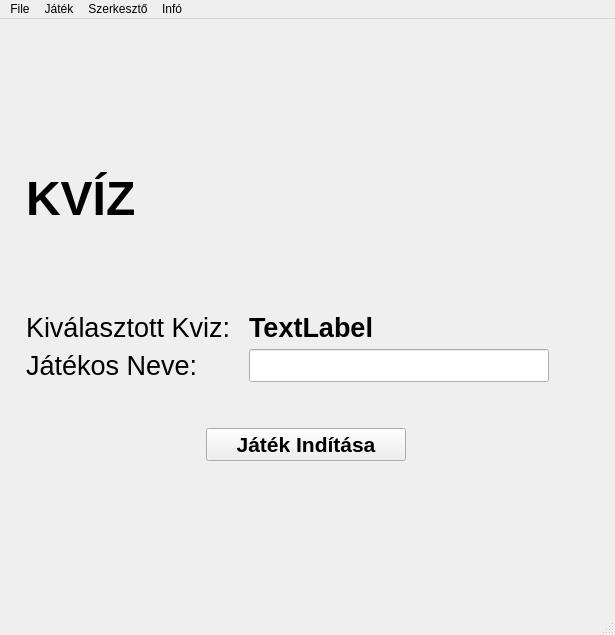
<?xml version="1.0" encoding="UTF-8"?>
<ui version="4.0">
 <class>MainWindow</class>
 <widget class="QMainWindow" name="MainWindow">
  <property name="geometry">
   <rect>
    <x>0</x>
    <y>0</y>
    <width>615</width>
    <height>635</height>
   </rect>
  </property>
  <property name="windowTitle">
   <string>PPKE-ITK Kvízprogram (Felföldi Anna)</string>
  </property>
  <widget class="QWidget" name="centralwidget">
   <layout class="QVBoxLayout" name="verticalLayout_3">
    <item>
     <widget class="QStackedWidget" name="stackedWidget">
      <property name="font">
       <font>
        <family>MS Shell Dlg 2</family>
       </font>
      </property>
      <property name="currentIndex">
       <number>0</number>
      </property>
      <widget class="QWidget" name="homeScreen">
       <layout class="QGridLayout" name="gridLayout">
        <item row="0" column="0">
         <layout class="QHBoxLayout" name="horizontalLayout_4">
          <item>
           <spacer name="horizontalSpacer_5">
            <property name="orientation">
             <enum>Qt::Horizontal</enum>
            </property>
            <property name="sizeHint" stdset="0">
             <size>
              <width>13</width>
              <height>20</height>
             </size>
            </property>
           </spacer>
          </item>
          <item>
           <layout class="QVBoxLayout" name="verticalLayout_2">
            <item>
             <spacer name="verticalSpacer_4">
              <property name="orientation">
               <enum>Qt::Vertical</enum>
              </property>
              <property name="sizeHint" stdset="0">
               <size>
                <width>20</width>
                <height>40</height>
               </size>
              </property>
             </spacer>
            </item>
            <item>
             <layout class="QVBoxLayout" name="verticalLayout">
              <item>
               <widget class="QLabel" name="gameLabel">
                <property name="font">
                 <font>
                  <family>MS Shell Dlg 2</family>
                  <pointsize>36</pointsize>
                  <weight>75</weight>
                  <bold>true</bold>
                 </font>
                </property>
                <property name="text">
                 <string>KVÍZ</string>
                </property>
               </widget>
              </item>
              <item>
               <spacer name="verticalSpacer">
                <property name="orientation">
                 <enum>Qt::Vertical</enum>
                </property>
                <property name="sizeType">
                 <enum>QSizePolicy::Preferred</enum>
                </property>
                <property name="sizeHint" stdset="0">
                 <size>
                  <width>20</width>
                  <height>80</height>
                 </size>
                </property>
               </spacer>
              </item>
              <item>
               <layout class="QHBoxLayout" name="horizontalLayout">
                <item>
                 <widget class="QLabel" name="selectedQuizLabel">
                  <property name="sizePolicy">
                   <sizepolicy hsizetype="Fixed" vsizetype="Fixed">
                    <horstretch>0</horstretch>
                    <verstretch>0</verstretch>
                   </sizepolicy>
                  </property>
                  <property name="font">
                   <font>
                    <family>MS Shell Dlg 2</family>
                    <pointsize>20</pointsize>
                   </font>
                  </property>
                  <property name="text">
                   <string>Kiválasztott Kviz:</string>
                  </property>
                 </widget>
                </item>
                <item>
                 <spacer name="horizontalSpacer">
                  <property name="orientation">
                   <enum>Qt::Horizontal</enum>
                  </property>
                  <property name="sizeType">
                   <enum>QSizePolicy::Fixed</enum>
                  </property>
                  <property name="sizeHint" stdset="0">
                   <size>
                    <width>13</width>
                    <height>20</height>
                   </size>
                  </property>
                 </spacer>
                </item>
                <item>
                 <widget class="QLabel" name="selectedQuiz">
                  <property name="font">
                   <font>
                    <family>MS Shell Dlg 2</family>
                    <pointsize>20</pointsize>
                    <weight>75</weight>
                    <bold>true</bold>
                   </font>
                  </property>
                  <property name="text">
                   <string>TextLabel</string>
                  </property>
                 </widget>
                </item>
               </layout>
              </item>
              <item>
               <layout class="QHBoxLayout" name="horizontalLayout_2">
                <item>
                 <widget class="QLabel" name="playerNameLabel">
                  <property name="font">
                   <font>
                    <family>MS Shell Dlg 2</family>
                    <pointsize>20</pointsize>
                   </font>
                  </property>
                  <property name="text">
                   <string>Játékos Neve:</string>
                  </property>
                 </widget>
                </item>
                <item>
                 <spacer name="horizontalSpacer_2">
                  <property name="orientation">
                   <enum>Qt::Horizontal</enum>
                  </property>
                  <property name="sizeType">
                   <enum>QSizePolicy::Fixed</enum>
                  </property>
                  <property name="sizeHint" stdset="0">
                   <size>
                    <width>45</width>
                    <height>20</height>
                   </size>
                  </property>
                 </spacer>
                </item>
                <item>
                 <widget class="QLineEdit" name="playerName">
                  <property name="minimumSize">
                   <size>
                    <width>300</width>
                    <height>30</height>
                   </size>
                  </property>
                  <property name="font">
                   <font>
                    <pointsize>16</pointsize>
                   </font>
                  </property>
                 </widget>
                </item>
                <item>
                 <spacer name="horizontalSpacer_4">
                  <property name="orientation">
                   <enum>Qt::Horizontal</enum>
                  </property>
                  <property name="sizeHint" stdset="0">
                   <size>
                    <width>40</width>
                    <height>20</height>
                   </size>
                  </property>
                 </spacer>
                </item>
               </layout>
              </item>
              <item>
               <spacer name="verticalSpacer_2">
                <property name="orientation">
                 <enum>Qt::Vertical</enum>
                </property>
                <property name="sizeType">
                 <enum>QSizePolicy::Fixed</enum>
                </property>
                <property name="sizeHint" stdset="0">
                 <size>
                  <width>20</width>
                  <height>40</height>
                 </size>
                </property>
               </spacer>
              </item>
              <item>
               <layout class="QHBoxLayout" name="horizontalLayout_3">
                <item>
                 <spacer name="horizontalSpacer_3">
                  <property name="orientation">
                   <enum>Qt::Horizontal</enum>
                  </property>
                  <property name="sizeHint" stdset="0">
                   <size>
                    <width>40</width>
                    <height>20</height>
                   </size>
                  </property>
                 </spacer>
                </item>
                <item>
                 <widget class="QPushButton" name="startGame">
                  <property name="minimumSize">
                   <size>
                    <width>200</width>
                    <height>30</height>
                   </size>
                  </property>
                  <property name="font">
                   <font>
                    <family>MS Shell Dlg 2</family>
                    <pointsize>16</pointsize>
                    <weight>75</weight>
                    <bold>true</bold>
                   </font>
                  </property>
                  <property name="text">
                   <string>Játék Indítása</string>
                  </property>
                 </widget>
                </item>
                <item>
                 <spacer name="horizontalSpacer_7">
                  <property name="orientation">
                   <enum>Qt::Horizontal</enum>
                  </property>
                  <property name="sizeHint" stdset="0">
                   <size>
                    <width>40</width>
                    <height>20</height>
                   </size>
                  </property>
                 </spacer>
                </item>
               </layout>
              </item>
             </layout>
            </item>
            <item>
             <spacer name="verticalSpacer_3">
              <property name="orientation">
               <enum>Qt::Vertical</enum>
              </property>
              <property name="sizeHint" stdset="0">
               <size>
                <width>20</width>
                <height>40</height>
               </size>
              </property>
             </spacer>
            </item>
           </layout>
          </item>
          <item>
           <spacer name="horizontalSpacer_6">
            <property name="orientation">
             <enum>Qt::Horizontal</enum>
            </property>
            <property name="sizeHint" stdset="0">
             <size>
              <width>17</width>
              <height>20</height>
             </size>
            </property>
           </spacer>
          </item>
         </layout>
        </item>
       </layout>
      </widget>
      <widget class="QWidget" name="questionEdit">
       <layout class="QGridLayout" name="gridLayout_2">
        <item row="0" column="0">
         <layout class="QVBoxLayout" name="verticalLayout_6">
          <item>
           <layout class="QHBoxLayout" name="horizontalLayout_5">
            <item>
             <widget class="QLabel" name="titleLabel">
              <property name="font">
               <font>
                <family>MS Shell Dlg 2</family>
                <pointsize>20</pointsize>
               </font>
              </property>
              <property name="text">
               <string>Kérdéssor:</string>
              </property>
             </widget>
            </item>
            <item>
             <spacer name="horizontalSpacer_8">
              <property name="orientation">
               <enum>Qt::Horizontal</enum>
              </property>
              <property name="sizeType">
               <enum>QSizePolicy::Fixed</enum>
              </property>
              <property name="sizeHint" stdset="0">
               <size>
                <width>13</width>
                <height>20</height>
               </size>
              </property>
             </spacer>
            </item>
            <item>
             <widget class="QLineEdit" name="questionEditorTitle">
              <property name="minimumSize">
               <size>
                <width>0</width>
                <height>30</height>
               </size>
              </property>
              <property name="font">
               <font>
                <pointsize>16</pointsize>
               </font>
              </property>
             </widget>
            </item>
           </layout>
          </item>
          <item>
           <spacer name="verticalSpacer_5">
            <property name="orientation">
             <enum>Qt::Vertical</enum>
            </property>
            <property name="sizeType">
             <enum>QSizePolicy::Fixed</enum>
            </property>
            <property name="sizeHint" stdset="0">
             <size>
              <width>20</width>
              <height>5</height>
             </size>
            </property>
           </spacer>
          </item>
          <item>
           <widget class="QListWidget" name="questionList">
            <property name="minimumSize">
             <size>
              <width>0</width>
              <height>350</height>
             </size>
            </property>
            <property name="font">
             <font>
              <family>MS Shell Dlg 2</family>
              <pointsize>16</pointsize>
             </font>
            </property>
           </widget>
          </item>
          <item>
           <spacer name="verticalSpacer_6">
            <property name="orientation">
             <enum>Qt::Vertical</enum>
            </property>
            <property name="sizeType">
             <enum>QSizePolicy::Fixed</enum>
            </property>
            <property name="sizeHint" stdset="0">
             <size>
              <width>20</width>
              <height>5</height>
             </size>
            </property>
           </spacer>
          </item>
          <item>
           <layout class="QHBoxLayout" name="horizontalLayout_8">
            <item>
             <layout class="QVBoxLayout" name="verticalLayout_7">
              <item>
               <layout class="QHBoxLayout" name="horizontalLayout_6">
                <item>
                 <widget class="QPushButton" name="editQuestion">
                  <property name="minimumSize">
                   <size>
                    <width>120</width>
                    <height>25</height>
                   </size>
                  </property>
                  <property name="font">
                   <font>
                    <family>MS Shell Dlg 2</family>
                    <weight>75</weight>
                    <bold>true</bold>
                   </font>
                  </property>
                  <property name="text">
                   <string>Kérdés Szerkesztése</string>
                  </property>
                 </widget>
                </item>
                <item>
                 <widget class="QPushButton" name="deleteQuestion">
                  <property name="minimumSize">
                   <size>
                    <width>120</width>
                    <height>25</height>
                   </size>
                  </property>
                  <property name="font">
                   <font>
                    <family>MS Shell Dlg 2</family>
                    <weight>75</weight>
                    <bold>true</bold>
                   </font>
                  </property>
                  <property name="text">
                   <string>Kérdés Törlése</string>
                  </property>
                 </widget>
                </item>
                <item>
                 <widget class="QPushButton" name="addQuestion">
                  <property name="minimumSize">
                   <size>
                    <width>120</width>
                    <height>25</height>
                   </size>
                  </property>
                  <property name="font">
                   <font>
                    <family>MS Shell Dlg 2</family>
                    <weight>75</weight>
                    <bold>true</bold>
                   </font>
                  </property>
                  <property name="text">
                   <string>Új Kérdés</string>
                  </property>
                 </widget>
                </item>
               </layout>
              </item>
              <item>
               <layout class="QHBoxLayout" name="horizontalLayout_7">
                <item>
                 <spacer name="horizontalSpacer_9">
                  <property name="orientation">
                   <enum>Qt::Horizontal</enum>
                  </property>
                  <property name="sizeHint" stdset="0">
                   <size>
                    <width>40</width>
                    <height>20</height>
                   </size>
                  </property>
                 </spacer>
                </item>
                <item>
                 <spacer name="horizontalSpacer_10">
                  <property name="orientation">
                   <enum>Qt::Horizontal</enum>
                  </property>
                  <property name="sizeHint" stdset="0">
                   <size>
                    <width>40</width>
                    <height>20</height>
                   </size>
                  </property>
                 </spacer>
                </item>
               </layout>
              </item>
             </layout>
            </item>
            <item>
             <spacer name="horizontalSpacer_11">
              <property name="orientation">
               <enum>Qt::Horizontal</enum>
              </property>
              <property name="sizeHint" stdset="0">
               <size>
                <width>20</width>
                <height>20</height>
               </size>
              </property>
             </spacer>
            </item>
            <item>
             <layout class="QVBoxLayout" name="verticalLayout_8">
              <item>
               <widget class="QPushButton" name="saveQuestion">
                <property name="minimumSize">
                 <size>
                  <width>120</width>
                  <height>25</height>
                 </size>
                </property>
                <property name="font">
                 <font>
                  <family>MS Shell Dlg 2</family>
                  <weight>75</weight>
                  <bold>true</bold>
                 </font>
                </property>
                <property name="text">
                 <string>Mentés</string>
                </property>
               </widget>
              </item>
              <item>
               <widget class="QPushButton" name="cancelButton">
                <property name="minimumSize">
                 <size>
                  <width>120</width>
                  <height>25</height>
                 </size>
                </property>
                <property name="font">
                 <font>
                  <weight>75</weight>
                  <bold>true</bold>
                 </font>
                </property>
                <property name="text">
                 <string>Mégse</string>
                </property>
               </widget>
              </item>
             </layout>
            </item>
           </layout>
          </item>
         </layout>
        </item>
       </layout>
      </widget>
      <widget class="QWidget" name="game">
       <layout class="QGridLayout" name="gridLayout_3">
        <item row="0" column="0">
         <layout class="QHBoxLayout" name="horizontalLayout_13">
          <item>
           <spacer name="horizontalSpacer_16">
            <property name="orientation">
             <enum>Qt::Horizontal</enum>
            </property>
            <property name="sizeHint" stdset="0">
             <size>
              <width>40</width>
              <height>20</height>
             </size>
            </property>
           </spacer>
          </item>
          <item>
           <layout class="QVBoxLayout" name="verticalLayout_11">
            <item>
             <spacer name="verticalSpacer_10">
              <property name="orientation">
               <enum>Qt::Vertical</enum>
              </property>
              <property name="sizeHint" stdset="0">
               <size>
                <width>20</width>
                <height>40</height>
               </size>
              </property>
             </spacer>
            </item>
            <item>
             <layout class="QVBoxLayout" name="verticalLayout_10">
              <item>
               <layout class="QHBoxLayout" name="horizontalLayout_9">
                <item>
                 <widget class="QLabel" name="kviz">
                  <property name="font">
                   <font>
                    <family>MS Shell Dlg 2</family>
                    <pointsize>20</pointsize>
                    <weight>75</weight>
                    <bold>true</bold>
                   </font>
                  </property>
                  <property name="text">
                   <string>Kvíz:</string>
                  </property>
                 </widget>
                </item>
                <item>
                 <widget class="QLabel" name="quizTitle">
                  <property name="font">
                   <font>
                    <family>MS Shell Dlg 2</family>
                    <pointsize>20</pointsize>
                    <weight>75</weight>
                    <bold>true</bold>
                   </font>
                  </property>
                  <property name="text">
                   <string>TextLabel</string>
                  </property>
                 </widget>
                </item>
                <item>
                 <spacer name="horizontalSpacer_12">
                  <property name="orientation">
                   <enum>Qt::Horizontal</enum>
                  </property>
                  <property name="sizeHint" stdset="0">
                   <size>
                    <width>40</width>
                    <height>20</height>
                   </size>
                  </property>
                 </spacer>
                </item>
                <item>
                 <widget class="QLabel" name="questionNumberFromTotal">
                  <property name="font">
                   <font>
                    <family>MS Shell Dlg 2</family>
                    <pointsize>16</pointsize>
                   </font>
                  </property>
                  <property name="text">
                   <string>TextLabel</string>
                  </property>
                 </widget>
                </item>
               </layout>
              </item>
              <item>
               <layout class="QHBoxLayout" name="horizontalLayout_12">
                <item>
                 <spacer name="horizontalSpacer_14">
                  <property name="orientation">
                   <enum>Qt::Horizontal</enum>
                  </property>
                  <property name="sizeHint" stdset="0">
                   <size>
                    <width>40</width>
                    <height>20</height>
                   </size>
                  </property>
                 </spacer>
                </item>
                <item>
                 <widget class="QLabel" name="remainingTimeLabel">
                  <property name="font">
                   <font>
                    <family>MS Shell Dlg 2</family>
                    <pointsize>16</pointsize>
                   </font>
                  </property>
                  <property name="text">
                   <string>Fennmaradó Idő:</string>
                  </property>
                 </widget>
                </item>
                <item>
                 <widget class="QLabel" name="remainingTime">
                  <property name="font">
                   <font>
                    <family>MS Shell Dlg 2</family>
                    <pointsize>16</pointsize>
                   </font>
                  </property>
                  <property name="text">
                   <string>55</string>
                  </property>
                 </widget>
                </item>
               </layout>
              </item>
              <item>
               <spacer name="verticalSpacer_7">
                <property name="orientation">
                 <enum>Qt::Vertical</enum>
                </property>
                <property name="sizeHint" stdset="0">
                 <size>
                  <width>20</width>
                  <height>40</height>
                 </size>
                </property>
               </spacer>
              </item>
              <item>
               <layout class="QHBoxLayout" name="horizontalLayout_10">
                <item>
                 <widget class="QLabel" name="questionNumber">
                  <property name="font">
                   <font>
                    <family>MS Shell Dlg 2</family>
                    <pointsize>16</pointsize>
                   </font>
                  </property>
                  <property name="text">
                   <string>TextLabel</string>
                  </property>
                 </widget>
                </item>
                <item>
                 <widget class="QLabel" name="semicolon">
                  <property name="font">
                   <font>
                    <family>MS Shell Dlg 2</family>
                    <pointsize>16</pointsize>
                   </font>
                  </property>
                  <property name="text">
                   <string>:</string>
                  </property>
                 </widget>
                </item>
                <item>
                 <widget class="QLabel" name="questionTitle">
                  <property name="font">
                   <font>
                    <family>MS Shell Dlg 2</family>
                    <pointsize>16</pointsize>
                   </font>
                  </property>
                  <property name="text">
                   <string>TextLabel</string>
                  </property>
                 </widget>
                </item>
                <item>
                 <spacer name="horizontalSpacer_15">
                  <property name="orientation">
                   <enum>Qt::Horizontal</enum>
                  </property>
                  <property name="sizeHint" stdset="0">
                   <size>
                    <width>40</width>
                    <height>20</height>
                   </size>
                  </property>
                 </spacer>
                </item>
               </layout>
              </item>
              <item>
               <spacer name="verticalSpacer_11">
                <property name="orientation">
                 <enum>Qt::Vertical</enum>
                </property>
                <property name="sizeType">
                 <enum>QSizePolicy::Fixed</enum>
                </property>
                <property name="sizeHint" stdset="0">
                 <size>
                  <width>20</width>
                  <height>5</height>
                 </size>
                </property>
               </spacer>
              </item>
              <item>
               <layout class="QVBoxLayout" name="verticalLayout_9">
                <item>
                 <widget class="QRadioButton" name="A">
                  <property name="font">
                   <font>
                    <family>MS Shell Dlg 2</family>
                    <pointsize>16</pointsize>
                   </font>
                  </property>
                  <property name="text">
                   <string>RadioButton</string>
                  </property>
                 </widget>
                </item>
                <item>
                 <widget class="QRadioButton" name="B">
                  <property name="font">
                   <font>
                    <family>MS Shell Dlg 2</family>
                    <pointsize>16</pointsize>
                   </font>
                  </property>
                  <property name="text">
                   <string>RadioButton</string>
                  </property>
                 </widget>
                </item>
                <item>
                 <widget class="QRadioButton" name="C">
                  <property name="font">
                   <font>
                    <family>MS Shell Dlg 2</family>
                    <pointsize>16</pointsize>
                   </font>
                  </property>
                  <property name="text">
                   <string>RadioButton</string>
                  </property>
                 </widget>
                </item>
                <item>
                 <widget class="QRadioButton" name="D">
                  <property name="font">
                   <font>
                    <family>MS Shell Dlg 2</family>
                    <pointsize>16</pointsize>
                   </font>
                  </property>
                  <property name="text">
                   <string>RadioButton</string>
                  </property>
                 </widget>
                </item>
               </layout>
              </item>
              <item>
               <spacer name="verticalSpacer_8">
                <property name="orientation">
                 <enum>Qt::Vertical</enum>
                </property>
                <property name="sizeHint" stdset="0">
                 <size>
                  <width>20</width>
                  <height>40</height>
                 </size>
                </property>
               </spacer>
              </item>
              <item>
               <layout class="QHBoxLayout" name="horizontalLayout_11">
                <item>
                 <widget class="QLabel" name="scoreLabel">
                  <property name="font">
                   <font>
                    <family>MS Shell Dlg 2</family>
                    <pointsize>16</pointsize>
                   </font>
                  </property>
                  <property name="text">
                   <string>Jelenlegi Pontszám:</string>
                  </property>
                 </widget>
                </item>
                <item>
                 <widget class="QLabel" name="score">
                  <property name="font">
                   <font>
                    <family>MS Shell Dlg 2</family>
                    <pointsize>16</pointsize>
                   </font>
                  </property>
                  <property name="text">
                   <string>TextLabel</string>
                  </property>
                 </widget>
                </item>
                <item>
                 <spacer name="horizontalSpacer_13">
                  <property name="orientation">
                   <enum>Qt::Horizontal</enum>
                  </property>
                  <property name="sizeHint" stdset="0">
                   <size>
                    <width>40</width>
                    <height>20</height>
                   </size>
                  </property>
                 </spacer>
                </item>
                <item>
                 <widget class="QPushButton" name="nextQuestion">
                  <property name="minimumSize">
                   <size>
                    <width>150</width>
                    <height>30</height>
                   </size>
                  </property>
                  <property name="font">
                   <font>
                    <family>MS Shell Dlg 2</family>
                    <pointsize>12</pointsize>
                   </font>
                  </property>
                  <property name="text">
                   <string>Következő Kérdés</string>
                  </property>
                 </widget>
                </item>
               </layout>
              </item>
             </layout>
            </item>
            <item>
             <spacer name="verticalSpacer_9">
              <property name="orientation">
               <enum>Qt::Vertical</enum>
              </property>
              <property name="sizeHint" stdset="0">
               <size>
                <width>20</width>
                <height>40</height>
               </size>
              </property>
             </spacer>
            </item>
           </layout>
          </item>
          <item>
           <spacer name="horizontalSpacer_17">
            <property name="orientation">
             <enum>Qt::Horizontal</enum>
            </property>
            <property name="sizeHint" stdset="0">
             <size>
              <width>40</width>
              <height>20</height>
             </size>
            </property>
           </spacer>
          </item>
         </layout>
        </item>
       </layout>
      </widget>
     </widget>
    </item>
   </layout>
  </widget>
  <widget class="QStatusBar" name="statusbar"/>
  <widget class="QMenuBar" name="menubar">
   <property name="geometry">
    <rect>
     <x>0</x>
     <y>0</y>
     <width>615</width>
     <height>21</height>
    </rect>
   </property>
   <widget class="QMenu" name="menuFile">
    <property name="title">
     <string>File</string>
    </property>
    <addaction name="actionBe_p_tett_k_rd_ssor_kiv_laszt_sa"/>
    <addaction name="actionK_rd_ssor_tall_z_sa_f_jlb_l"/>
    <addaction name="separator"/>
    <addaction name="actionExit"/>
   </widget>
   <widget class="QMenu" name="menuJ_t_k">
    <property name="title">
     <string>Játék</string>
    </property>
    <addaction name="actionStartNewGame"/>
    <addaction name="actionQuitCurrentGame"/>
   </widget>
   <widget class="QMenu" name="menuSzerkeszt">
    <property name="title">
     <string>Szerkesztő</string>
    </property>
    <addaction name="actionEditExistingQuiz"/>
    <addaction name="actionCreateNewQuiz"/>
   </widget>
   <widget class="QMenu" name="menuInf">
    <property name="title">
     <string>Infó</string>
    </property>
    <addaction name="actionJ_t_kinf"/>
    <addaction name="separator"/>
    <addaction name="actionSeg_ts_g"/>
   </widget>
   <addaction name="menuFile"/>
   <addaction name="menuJ_t_k"/>
   <addaction name="menuSzerkeszt"/>
   <addaction name="menuInf"/>
  </widget>
  <action name="actionBe_p_tett_k_rd_ssor_kiv_laszt_sa">
   <property name="text">
    <string>Beépített kérdéssor kiválasztása</string>
   </property>
  </action>
  <action name="actionK_rd_ssor_tall_z_sa_f_jlb_l">
   <property name="text">
    <string>Kérdéssor tallózása fájlból</string>
   </property>
  </action>
  <action name="actionExit">
   <property name="text">
    <string>Kilépés</string>
   </property>
  </action>
  <action name="actionStartNewGame">
   <property name="text">
    <string>Új játék indítása</string>
   </property>
  </action>
  <action name="actionQuitCurrentGame">
   <property name="text">
    <string>Kilépés a jelenlegi játékból</string>
   </property>
  </action>
  <action name="actionEditExistingQuiz">
   <property name="text">
    <string>Jelenlegi kérdéssor szerkesztése</string>
   </property>
  </action>
  <action name="actionCreateNewQuiz">
   <property name="text">
    <string>Új kérdéssor létrehozása</string>
   </property>
  </action>
  <action name="actionJ_t_kinf">
   <property name="text">
    <string>Játékinfó</string>
   </property>
  </action>
  <action name="actionSeg_ts_g">
   <property name="text">
    <string>Segítség</string>
   </property>
  </action>
 </widget>
 <resources/>
 <connections/>
</ui>
